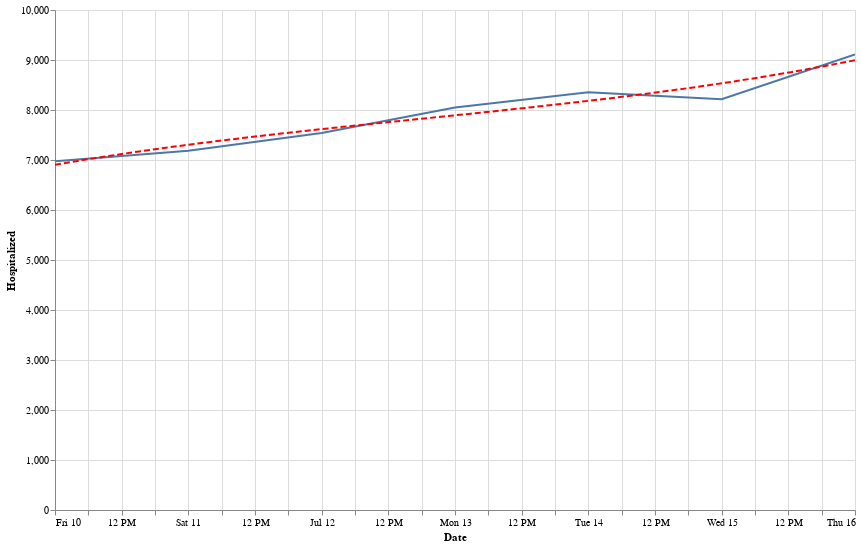

The notebook cell this image was saved under:
### Code cell
state = alt.Chart(data[data['State'] == 'FL'].sort_values('Date').tail(7)).mark_line().encode(
    x='Date:T',
    y='Hospitalized:Q'
)
reg = state.transform_regression("Date", "Hospitalized", method="poly").mark_line(color='red', strokeDash=[6,3])
(state+reg).properties(width=800, height=500).interactive()

### Figure 1 — Vega-Lite specification as saved in the notebook (floating-point values rounded to 4 significant figures)
{"config": {"view": {"continuousWidth": 400, "continuousHeight": 300}}, "layer": [{"mark": "line", "encoding": {"x": {"type": "temporal", "field": "Date"}, "y": {"type": "quantitative", "field": "Hospitalized"}}, "selection": {"selector008": {"type": "interval", "bind": "scales", "encodings": ["x", "y"]}}}, {"mark": {"type": "line", "color": "red", "strokeDash": [6, 3]}, "encoding": {"x": {"type": "temporal", "field": "Date"}, "y": {"type": "quantitative", "field": "Hospitalized"}}, "transform": [{"on": "Date", "regression": "Hospitalized", "method": "poly"}]}], "data": {"name": "data-276a31747ae4fae7d8c48f1406b74265"}, "height": 500, "width": 800, "$schema": "https://vega.github.io/schema/vega-lite/v4.0.2.json", "datasets": {"data-276a31747ae4fae7d8c48f1406b74265": [{"State": "FL", "Date": "07-10-2020", "Confirmed": 244200.0, "Deaths": 4102.0, "Recovered": 0.0, "Confirmed_New": 11430.0, "Deaths_New": 93.0, "Recovered_New": 0.0, "Active": 240000.0, "positive": 244200.0, "negative": 2177000.0, "pending": 1911.0, "Hospitalized": 6974.0, "hospitalizedCumulative": 17920.0, "inIcuCurrently": null, "inIcuCumulative": null, "onVentilatorCurrently": null, "onVentilatorCumulative": null, "recovered": null, "dataQualityGrade": "A", "lastUpdateEt": "7/9/2020 23:59", "dateModified": "2020-07-09T23:59:00Z", "checkTimeEt": "07/09 19:59", "death": 4203.0, "hospitalized": 17920.0, "dateChecked": "2020-07-09T23:59:00Z", "totalTestsViral": 2945000.0, "positiveTestsViral": 305400.0, "negativeTestsViral": 2634000.0, "positiveCasesViral": 244200.0, "deathConfirmed": 4203.0, "deathProbable": null, "fips": 12.0, "positiveIncrease": 11430.0, "negativeIncrease": 52800.0, "total": 2424000.0, "totalTestResults": 2422000.0, "totalTestResultsIncrease": 64230.0, "posNeg": 2422000.0, "deathIncrease": 92.0, "hospitalizedIncrease": 437.0, "hash": "3968c03124ccdd661df0cc1695af0e15560f692c", "commercialScore": 0.0, "negativeRegularScore": 0.0, "negativeScore": 0.0, "positiveScore": 0.0, "score": 0.0, "grade": null}, {"State": "FL", "Date": "07-11-2020", "Confirmed": 254500.0, "Deaths": 4197.0, "Recovered": 0.0, "Confirmed_New": 10360.0, "Deaths_New": 95.0, "Recovered_New": 0.0, "Active": 250300.0, "positive": 254500.0, "negative": 2221000.0, "pending": 2040.0, "Hospitalized": 7186.0, "hospitalizedCumulative": 18340.0, "inIcuCurrently": null, "inIcuCumulative": null, "onVentilatorCurrently": null, "onVentilatorCumulative": null, "recovered": null, "dataQualityGrade": "A", "lastUpdateEt": "7/11/2020 09:25", "dateModified": "2020-07-11T09:25:00Z", "checkTimeEt": "07/11 05:25", "death": 4301.0, "hospitalized": 18340.0, "dateChecked": "2020-07-11T09:25:00Z", "totalTestsViral": 3029000.0, "positiveTestsViral": 318700.0, "negativeTestsViral": 2704000.0, "positiveCasesViral": 254500.0, "deathConfirmed": 4301.0, "deathProbable": null, "fips": 12.0, "positiveIncrease": 10360.0, "negativeIncrease": 43310.0, "total": 2477000.0, "totalTestResults": 2475000.0, "totalTestResultsIncrease": 53670.0, "posNeg": 2475000.0, "deathIncrease": 98.0, "hospitalizedIncrease": 425.0, "hash": "e3bf4ef7e8bc4b1cb2a732855ffb8125bdbd77bf", "commercialScore": 0.0, "negativeRegularScore": 0.0, "negativeScore": 0.0, "positiveScore": 0.0, "score": 0.0, "grade": null}, {"State": "FL", "Date": "07-12-2020", "Confirmed": 269800.0, "Deaths": 4242.0, "Recovered": 0.0, "Confirmed_New": 15300.0, "Deaths_New": 45.0, "Recovered_New": 0.0, "Active": 265600.0, "positive": 269800.0, "negative": 2304000.0, "pending": 2096.0, "Hospitalized": 7542.0, "hospitalizedCumulative": 18590.0, "inIcuCurrently": null, "inIcuCumulative": null, "onVentilatorCurrently": null, "onVentilatorCumulative": null, "recovered": null, "dataQualityGrade": "A", "lastUpdateEt": "7/11/2020 23:59", "dateModified": "2020-07-11T23:59:00Z", "checkTimeEt": "07/11 19:59", "death": 4346.0, "hospitalized": 18590.0, "dateChecked": "2020-07-11T23:59:00Z", "totalTestsViral": 3165000.0, "positiveTestsViral": 337800.0, "negativeTestsViral": 2820000.0, "positiveCasesViral": 269800.0, "deathConfirmed": 4346.0, "deathProbable": null, "fips": 12.0, "positiveIncrease": 15300.0, "negativeIncrease": 83410.0, "total": 2576000.0, "totalTestResults": 2574000.0, "totalTestResultsIncrease": 98710.0, "posNeg": 2574000.0, "deathIncrease": 45.0, "hospitalizedIncrease": 249.0, "hash": "96515a7400523e848fb71974057685236cfb0a25", "commercialScore": 0.0, "negativeRegularScore": 0.0, "negativeScore": 0.0, "positiveScore": 0.0, "score": 0.0, "grade": null}, {"State": "FL", "Date": "07-13-2020", "Confirmed": 282400.0, "Deaths": 4277.0, "Recovered": 0.0, "Confirmed_New": 12620.0, "Deaths_New": 35.0, "Recovered_New": 0.0, "Active": 278200.0, "positive": 282400.0, "negative": 2357000.0, "pending": 1995.0, "Hospitalized": 8051.0, "hospitalizedCumulative": 18820.0, "inIcuCurrently": null, "inIcuCumulative": null, "onVentilatorCurrently": null, "onVentilatorCumulative": null, "recovered": null, "dataQualityGrade": "A", "lastUpdateEt": "7/12/2020 23:59", "dateModified": "2020-07-12T23:59:00Z", "checkTimeEt": "07/12 19:59", "death": 4381.0, "hospitalized": 18820.0, "dateChecked": "2020-07-12T23:59:00Z", "totalTestsViral": 3268000.0, "positiveTestsViral": 351800.0, "negativeTestsViral": 2908000.0, "positiveCasesViral": 282400.0, "deathConfirmed": 4381.0, "deathProbable": null, "fips": 12.0, "positiveIncrease": 12620.0, "negativeIncrease": 52940.0, "total": 2642000.0, "totalTestResults": 2640000.0, "totalTestResultsIncrease": 65570.0, "posNeg": 2640000.0, "deathIncrease": 35.0, "hospitalizedIncrease": 227.0, "hash": "74560c943331b1aeccacce7e12f45f8b46f85b9b", "commercialScore": 0.0, "negativeRegularScore": 0.0, "negativeScore": 0.0, "positiveScore": 0.0, "score": 0.0, "grade": null}, {"State": "FL", "Date": "07-14-2020", "Confirmed": 291600.0, "Deaths": 4409.0, "Recovered": 0.0, "Confirmed_New": 9194.0, "Deaths_New": 132.0, "Recovered_New": 0.0, "Active": 287200.0, "positive": 291600.0, "negative": 2394000.0, "pending": 387.0, "Hospitalized": 8354.0, "hospitalizedCumulative": 19200.0, "inIcuCurrently": null, "inIcuCumulative": null, "onVentilatorCurrently": null, "onVentilatorCumulative": null, "recovered": null, "dataQualityGrade": "A", "lastUpdateEt": "7/12/2020 23:59", "dateModified": "2020-07-12T23:59:00Z", "checkTimeEt": "07/12 19:59", "death": 4514.0, "hospitalized": 19200.0, "dateChecked": "2020-07-12T23:59:00Z", "totalTestsViral": 3330000.0, "positiveTestsViral": 363800.0, "negativeTestsViral": 2958000.0, "positiveCasesViral": 291600.0, "deathConfirmed": 4514.0, "deathProbable": null, "fips": 12.0, "positiveIncrease": 9194.0, "negativeIncrease": 36480.0, "total": 2686000.0, "totalTestResults": 2685000.0, "totalTestResultsIncrease": 45670.0, "posNeg": 2685000.0, "deathIncrease": 133.0, "hospitalizedIncrease": 384.0, "hash": "ec87991f419df2b036bfed016c20e784ab6e9633", "commercialScore": 0.0, "negativeRegularScore": 0.0, "negativeScore": 0.0, "positiveScore": 0.0, "score": 0.0, "grade": null}, {"State": "FL", "Date": "07-15-2020", "Confirmed": 301800.0, "Deaths": 4521.0, "Recovered": 0.0, "Confirmed_New": 10180.0, "Deaths_New": 112.0, "Recovered_New": 0.0, "Active": 297300.0, "positive": 301800.0, "negative": 2434000.0, "pending": 2189.0, "Hospitalized": 8217.0, "hospitalizedCumulative": 19660.0, "inIcuCurrently": null, "inIcuCumulative": null, "onVentilatorCurrently": null, "onVentilatorCumulative": null, "recovered": null, "dataQualityGrade": "A", "lastUpdateEt": "7/14/2020 23:59", "dateModified": "2020-07-14T23:59:00Z", "checkTimeEt": "07/14 19:59", "death": 4626.0, "hospitalized": 19660.0, "dateChecked": "2020-07-14T23:59:00Z", "totalTestsViral": 3405000.0, "positiveTestsViral": 376300.0, "negativeTestsViral": 3019000.0, "positiveCasesViral": 301800.0, "deathConfirmed": 4626.0, "deathProbable": null, "fips": 12.0, "positiveIncrease": 10180.0, "negativeIncrease": 40530.0, "total": 2738000.0, "totalTestResults": 2736000.0, "totalTestResultsIncrease": 50710.0, "posNeg": 2736000.0, "deathIncrease": 112.0, "hospitalizedIncrease": 458.0, "hash": "bc699066264e0abd47dad2a14d171c4f3475f444", "commercialScore": 0.0, "negativeRegularScore": 0.0, "negativeScore": 0.0, "positiveScore": 0.0, "score": 0.0, "grade": null}, {"State": "FL", "Date": "07-16-2020", "Confirmed": 315800.0, "Deaths": 4677.0, "Recovered": 0.0, "Confirmed_New": 13960.0, "Deaths_New": 156.0, "Recovered_New": 0.0, "Active": 311100.0, "positive": 315800.0, "negative": 2500000.0, "pending": 2163.0, "Hospitalized": 9112.0, "hospitalizedCumulative": 20150.0, "inIcuCurrently": null, "inIcuCumulative": null, "onVentilatorCurrently": null, "onVentilatorCumulative": null, "recovered": null, "dataQualityGrade": "A", "lastUpdateEt": "7/14/2020 23:59", "dateModified": "2020-07-14T23:59:00Z", "checkTimeEt": "07/14 19:59", "death": 4782.0, "hospitalized": 20150.0, "dateChecked": "2020-07-14T23:59:00Z", "totalTestsViral": 3510000.0, "positiveTestsViral": 393200.0, "negativeTestsViral": 3107000.0, "positiveCasesViral": 315800.0, "deathConfirmed": 4782.0, "deathProbable": null, "fips": 12.0, "positiveIncrease": 13960.0, "negativeIncrease": 65700.0, "total": 2818000.0, "totalTestResults": 2816000.0, "totalTestResultsIncrease": 79660.0, "posNeg": 2816000.0, "deathIncrease": 156.0, "hospitalizedIncrease": 495.0, "hash": "79ffb0d18831ff1c58439f630edb31a767c0c9ee", "commercialScore": 0.0, "negativeRegularScore": 0.0, "negativeScore": 0.0, "positiveScore": 0.0, "score": 0.0, "grade": null}]}}
